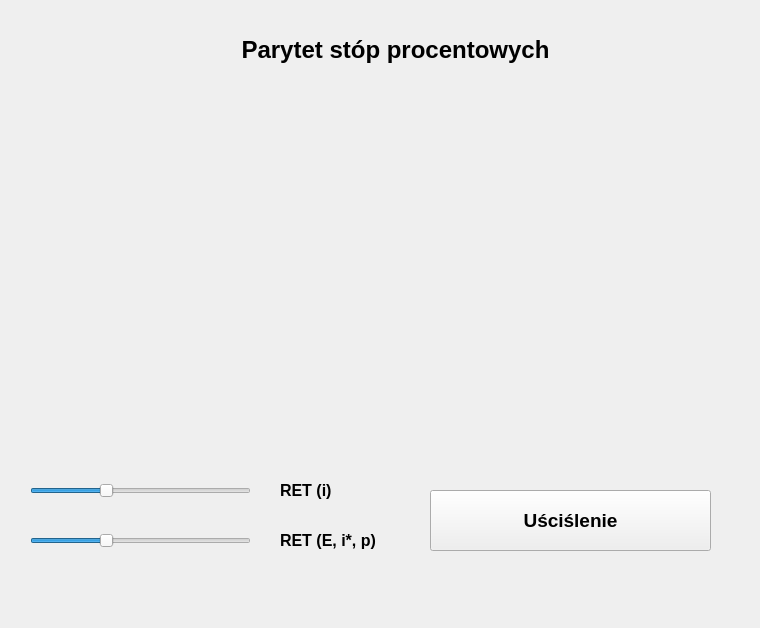
<?xml version="1.0" encoding="UTF-8"?>
<ui version="4.0">
 <class>Form</class>
 <widget class="QWidget" name="Form">
  <property name="geometry">
   <rect>
    <x>0</x>
    <y>0</y>
    <width>760</width>
    <height>628</height>
   </rect>
  </property>
  <property name="windowTitle">
   <string>Form</string>
  </property>
  <widget class="QWidget" name="widget" native="true">
   <property name="geometry">
    <rect>
     <x>215</x>
     <y>120</y>
     <width>330</width>
     <height>330</height>
    </rect>
   </property>
  </widget>
  <widget class="QLabel" name="label">
   <property name="geometry">
    <rect>
     <x>90</x>
     <y>30</y>
     <width>611</width>
     <height>41</height>
    </rect>
   </property>
   <property name="font">
    <font>
     <pointsize>18</pointsize>
     <bold>true</bold>
    </font>
   </property>
   <property name="text">
    <string>&lt;html&gt;&lt;head/&gt;&lt;body&gt;&lt;p&gt;Parytet stóp procentowych&lt;/p&gt;&lt;/body&gt;&lt;/html&gt;</string>
   </property>
   <property name="alignment">
    <set>Qt::AlignCenter</set>
   </property>
  </widget>
  <widget class="QSlider" name="slider_RET_D">
   <property name="geometry">
    <rect>
     <x>30</x>
     <y>480</y>
     <width>221</width>
     <height>21</height>
    </rect>
   </property>
   <property name="minimum">
    <number>-50</number>
   </property>
   <property name="maximum">
    <number>100</number>
   </property>
   <property name="orientation">
    <enum>Qt::Horizontal</enum>
   </property>
  </widget>
  <widget class="QLabel" name="label_2">
   <property name="geometry">
    <rect>
     <x>280</x>
     <y>480</y>
     <width>101</width>
     <height>21</height>
    </rect>
   </property>
   <property name="font">
    <font>
     <pointsize>12</pointsize>
     <bold>true</bold>
    </font>
   </property>
   <property name="text">
    <string>&lt;html&gt;&lt;head/&gt;&lt;body&gt;&lt;p&gt;RET (i)&lt;/p&gt;&lt;/body&gt;&lt;/html&gt;</string>
   </property>
  </widget>
  <widget class="QLabel" name="label_3">
   <property name="geometry">
    <rect>
     <x>280</x>
     <y>530</y>
     <width>101</width>
     <height>21</height>
    </rect>
   </property>
   <property name="font">
    <font>
     <pointsize>12</pointsize>
     <bold>true</bold>
    </font>
   </property>
   <property name="text">
    <string>RET (E, i*, p)</string>
   </property>
  </widget>
  <widget class="QSlider" name="slider_RET_F">
   <property name="geometry">
    <rect>
     <x>30</x>
     <y>530</y>
     <width>221</width>
     <height>21</height>
    </rect>
   </property>
   <property name="minimum">
    <number>-50</number>
   </property>
   <property name="maximum">
    <number>100</number>
   </property>
   <property name="orientation">
    <enum>Qt::Horizontal</enum>
   </property>
  </widget>
  <widget class="QPushButton" name="button_int_rate">
   <property name="geometry">
    <rect>
     <x>430</x>
     <y>490</y>
     <width>281</width>
     <height>61</height>
    </rect>
   </property>
   <property name="font">
    <font>
     <pointsize>14</pointsize>
     <bold>true</bold>
    </font>
   </property>
   <property name="text">
    <string>Uściślenie</string>
   </property>
  </widget>
 </widget>
 <resources/>
 <connections/>
</ui>
